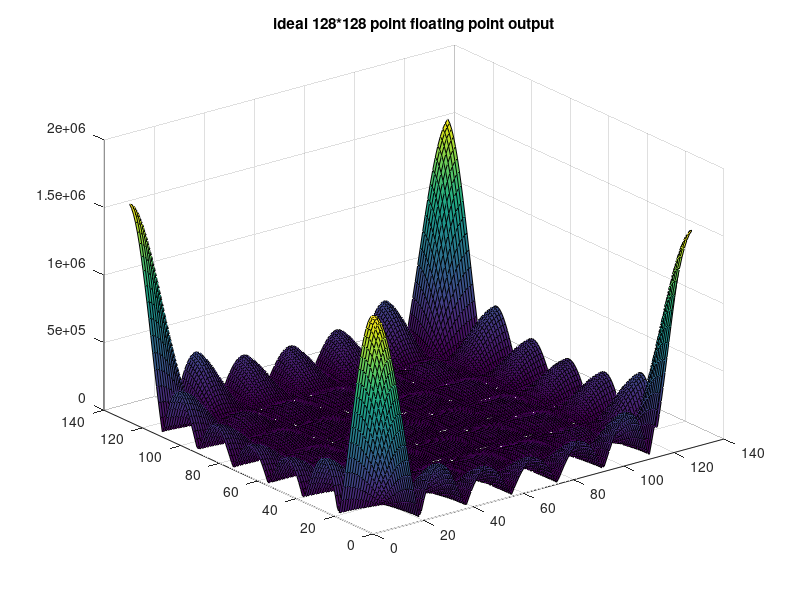
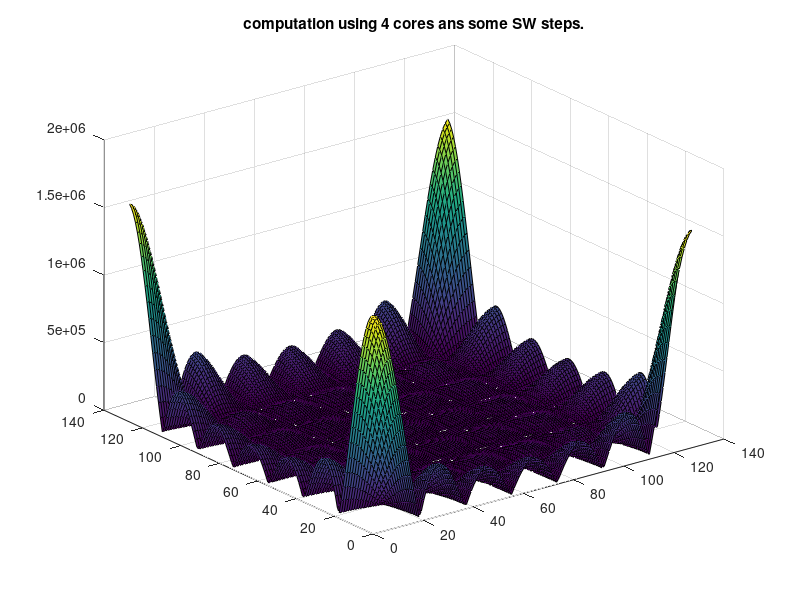
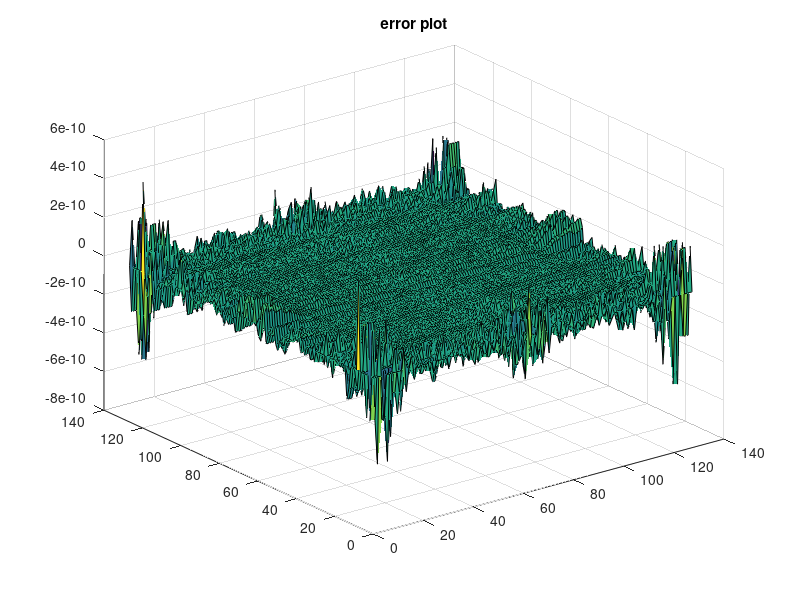

MATLAB code for these plots, in order:
%generating 2d rectangular signal for 128*128 fft operation
close all;
clear;

a = zeros(128,128); % real part of complex input
for index1=1:128
    for index2 =1:128
        if(index1>60 & index1<68)
            if(index2>60 & index2<68)
                a(index1,index2) = 32767 + i*0;
            end
        end
    end
end
 
%figure,surf(a),title('Input');
figure,surf(abs(fft2(a))),title('ideal 128*128 point floating point output');

% breaking down to perform this computation using 4 cores.
% We need to separate elements of each row into odd and even points.
% We also need to do bit-reversing, not shown here, as its not required.

b1 = zeros(64,64); %(top left)
b2 = zeros(64,64); %(top right)
b3 = zeros(64,64); %(bottom left)
b4 = zeros(64,64); %(bottom right)

for index1=1:64
        for index2=1:64
            b1(index1,index2) = a(index1,2*index2-1); %gets the odd points
            b2(index1,index2) = a(index1,2*index2); % gets the even points
            b3(index1,index2) = a(index1+64,2*index2-1); %gets the odd points
            b4(index1,index2) = a(index1+64,2*index2); % gets the even points
        end
end

% stage one of hardware, no need for new mem as inplace substitution takes place there.
b1_new = fft(b1.').'; %stage 1 of fftcore being carried out.
b2_new = fft(b2.').';
b3_new = fft(b3.').';
b4_new = fft(b4.').';


a_new = zeros(128,128);

for index1=1:64
    for k=1:64
        extratwiddle = cos(2*pi*(k-1)/128) - i*sin(2*pi*(k-1)/128);
        a_new(index1,k) = b1_new(index1,k) + extratwiddle*b2_new(index1,k);
        a_new(index1,k+64) = b1_new(index1,k) - extratwiddle*b2_new(index1,k);
        a_new(index1+64,k) = b3_new(index1,k) + extratwiddle*b4_new(index1,k);
        a_new(index1+64,k+64) = b3_new(index1,k) - extratwiddle*b4_new(index1,k);
    end
end

%figure,surf(abs(a_new));
%figure,surf(abs(a_new)-abs(fft(a')')),title('error plot');


%Transpose of the 4 data clusters attached with the 4 cores.


b1_new = a_new(1:64,1:64).';
b2_new = a_new(1:64,65:128).';
b3_new = a_new(65:128,1:64).';
b4_new = a_new(65:128,65:128).';

%SOFTWARE: The transposed custers of core 2 (b2) and core 3 (b3) need to be
%interchanged!!!
b1 = b1_new;
b2 = b3_new;
b3 = b2_new;
b4 = b4_new;

% y = [b1,b2;b3,b4];
% figure,surf(abs(y));


%Repeat of the steps as above with an important preprocessing part.
%Preprocessing
% We need to separate elements of each row into odd and even points.
% We also need to do bit-reversing, not shown here, as its not required.

for index1=1:64
    temp1 = zeros(1,128);
    temp2 = zeros(1,128);
    for index2=1:32
        temp1(index2)       = b1(index1,index2*2-1);
        temp1(index2+32)    = b2(index1,index2*2-1);
        temp1(index2+64)    = b1(index1,index2*2);
        temp1(index2+32+64) = b2(index1,index2*2);
        temp2(index2)       = b3(index1,index2*2-1);
        temp2(index2+32)    = b4(index1,index2*2-1);
        temp2(index2+64)    = b3(index1,index2*2);
        temp2(index2+32+64) = b4(index1,index2*2);
    end
    b1(index1,:) = temp1(1:64);
    b2(index1,:) = temp1(65:128);
    b3(index1,:) = temp2(1:64);
    b4(index1,:) = temp2(65:128);
end

% y = [b1,b2;b3,b4];
% figure,surf(abs(y));


% stage three of hardware, no need for new mem as inplace substitution takes place there.
b1_new = fft(b1.').'; %stage 3 of fftcore being carried out.
b2_new = fft(b2.').';
b3_new = fft(b3.').';
b4_new = fft(b4.').';


a_new = zeros(128,128);

for index1=1:64
    for k=1:64
        extratwiddle = cos(2*pi*(k-1)/128) - i*sin(2*pi*(k-1)/128);
        a_new(index1,k) = b1_new(index1,k) + extratwiddle*b2_new(index1,k);
        a_new(index1,k+64) = b1_new(index1,k) - extratwiddle*b2_new(index1,k);
        a_new(index1+64,k) = b3_new(index1,k) + extratwiddle*b4_new(index1,k);
        a_new(index1+64,k+64) = b3_new(index1,k) - extratwiddle*b4_new(index1,k);
    end
end

figure,surf(abs(a_new)),title('computation using 4 cores ans some SW steps.');
figure,surf(abs(a_new)-abs(fft2(a))),title('error plot');